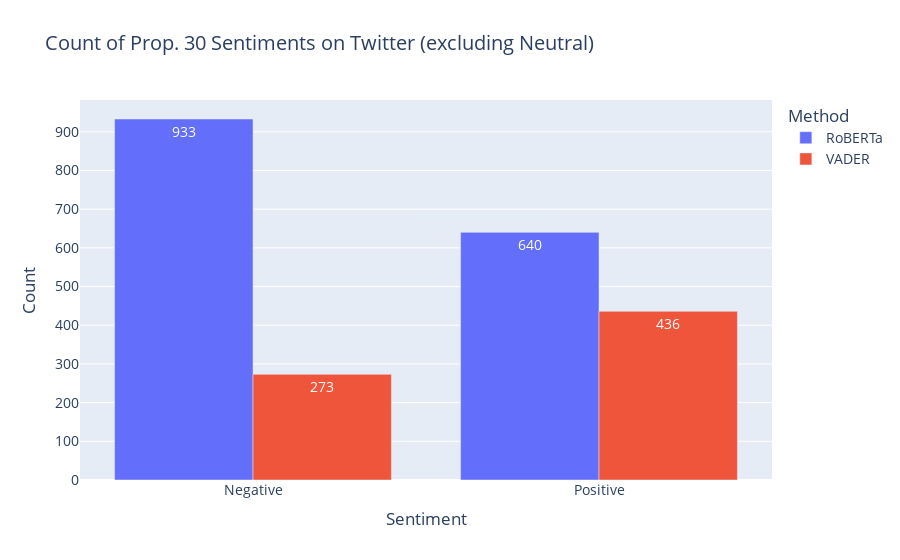

Source (notebook cell):
### Code cell
fig_no_neutral = px.bar(data_frame=counts_no_neutral_df, 
                 x = 'Sentiment', 
                 y = 'Count', 
                 color = 'Method', 
                 barmode = 'group', 
                 title = 'Count of Prop. 30 Sentiments on Twitter (excluding Neutral)', 
                 text = 'Count')
fig_no_neutral.update_traces(textposition = 'inside', textfont_color = 'white')
fig_no_neutral.update_layout(xaxis = {'categoryorder': 'array', 'categoryarray': ['Negative', 'Positive']},
                      font_size = 14)
fig_no_neutral.show()

### Figure 1 — Plotly figure (JSON) as saved in the notebook; plotly's stock layout.template omitted (floating-point values rounded to 4 significant figures)
{"data": [{"alignmentgroup": "True", "hovertemplate": "Method=RoBERTa<br>Sentiment=%{x}<br>Count=%{text}<extra></extra>", "legendgroup": "RoBERTa", "marker": {"color": "#636efa", "pattern": {"shape": ""}}, "name": "RoBERTa", "offsetgroup": "RoBERTa", "orientation": "v", "showlegend": true, "text": [933, 640], "textfont": {"color": "white"}, "textposition": "inside", "type": "bar", "x": ["Negative", "Positive"], "xaxis": "x", "y": [933, 640], "yaxis": "y"}, {"alignmentgroup": "True", "hovertemplate": "Method=VADER<br>Sentiment=%{x}<br>Count=%{text}<extra></extra>", "legendgroup": "VADER", "marker": {"color": "#EF553B", "pattern": {"shape": ""}}, "name": "VADER", "offsetgroup": "VADER", "orientation": "v", "showlegend": true, "text": [436, 273], "textfont": {"color": "white"}, "textposition": "inside", "type": "bar", "x": ["Positive", "Negative"], "xaxis": "x", "y": [436, 273], "yaxis": "y"}], "layout": {"barmode": "group", "font": {"size": 14}, "legend": {"title": {"text": "Method"}, "tracegroupgap": 0}, "title": {"text": "Count of Prop. 30 Sentiments on Twitter (excluding Neutral)"}, "xaxis": {"anchor": "y", "categoryarray": ["Negative", "Positive"], "categoryorder": "array", "domain": [0, 1], "title": {"text": "Sentiment"}}, "yaxis": {"anchor": "x", "domain": [0, 1], "title": {"text": "Count"}}}}
